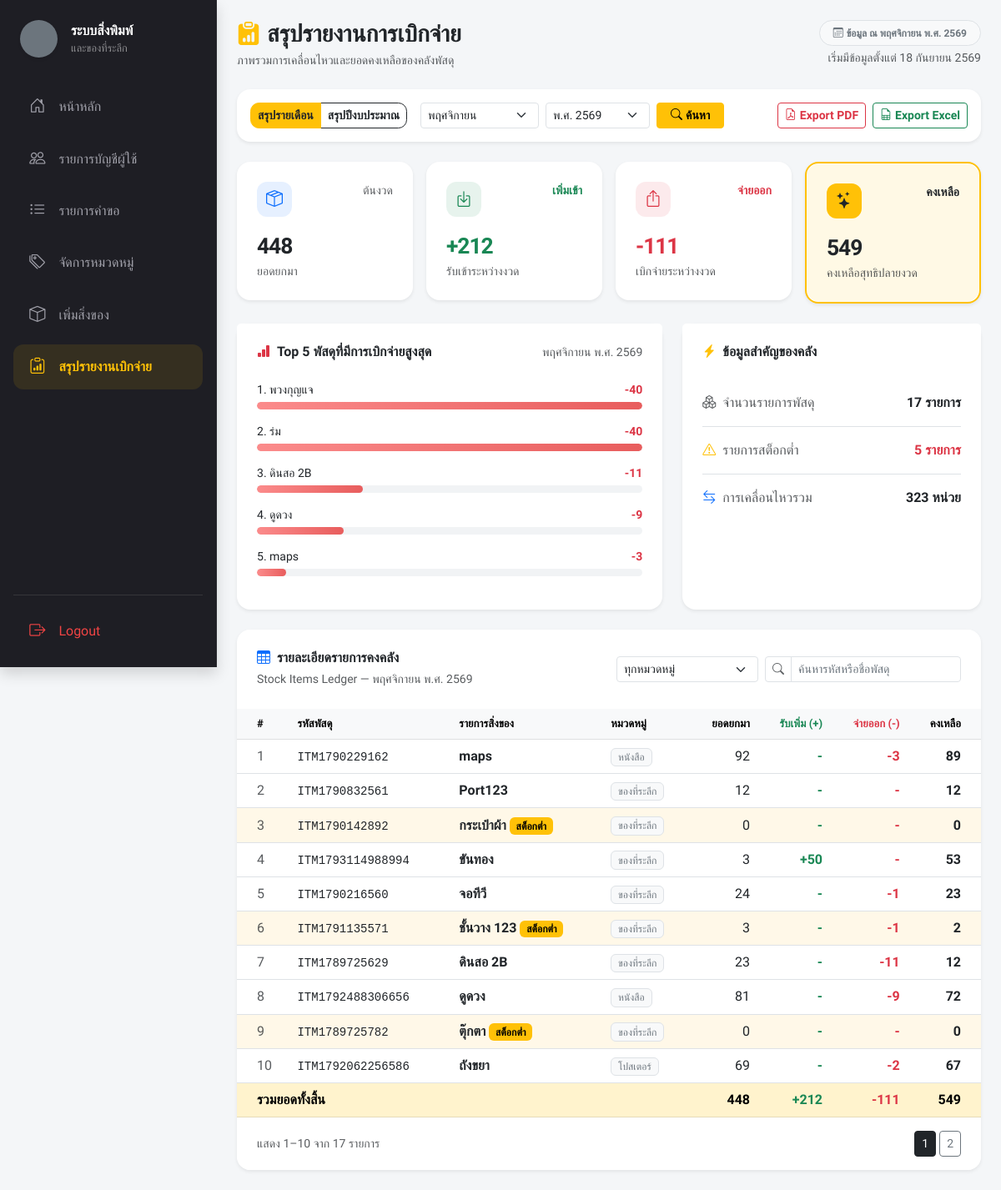
The page /index.php?page=inventory_report (signed in) on the database its author committed.
### tables this page shows
CREATE TABLE `items` (
  `id` int(11) NOT NULL,
  `item_code` varchar(20) NOT NULL,
  `category_id` int(11) NOT NULL,
  `name` varchar(200) NOT NULL,
  `description` text DEFAULT NULL,
  `current_stock` int(11) DEFAULT 0,
  `is_active` tinyint(1) NOT NULL DEFAULT 1,
  `low_stock_threshold` int(11) DEFAULT 10,
  `images` text DEFAULT NULL,
  `created_at` datetime DEFAULT current_timestamp()
);

### views/admin/inventory_report.php (the view, shortened to what this page needs)
<?php
$thaiMonths = [1 => 'มกราคม', 2 => 'กุมภาพันธ์', 3 => 'มีนาคม', 4 => 'เมษายน', 5 => 'พฤษภาคม', 6 => 'มิถุนายน', 7 => 'กรกฎาคม', 8 => 'สิงหาคม', 9 => 'กันยายน', 10 => 'ตุลาคม', 11 => 'พฤศจิกายน', 12 => 'ธันวาคม'];
$reportMode = ($_GET['report_mode'] ?? 'monthly') === 'fiscal' ? 'fiscal' : 'monthly';
$availability = $pdo->query("SELECT MIN(activity_at) AS first_at, MAX(activity_at) AS last_at FROM (
    SELECT created_at AS activity_at FROM items WHERE created_at IS NOT NULL
    UNION ALL
    SELECT created_at AS activity_at FROM inventory_transactions WHERE created_at IS NOT NULL
) AS inventory_dates")->fetch(PDO::FETCH_ASSOC);
$firstDataTimestamp = strtotime($availability['first_at'] ?? 'now');
$lastDataTimestamp = strtotime($availability['last_at'] ?? 'now');
$firstCalendarYear = (int)date('Y', $firstDataTimestamp) + 543;
$lastCalendarYear = (int)date('Y', $lastDataTimestamp) + 543;
$firstMonth = (int)date('n', $firstDataTimestamp);
$lastMonth = (int)date('n', $lastDataTimestamp);
$fiscalYearFor = static fn(int $timestamp): int => (int)date('Y', $timestamp) + 543 + ((int)date('n', $timestamp) >= 10 ? 1 : 0);
$firstFiscalYear = $fiscalYearFor($firstDataTimestamp);
$lastFiscalYear = $fiscalYearFor($lastDataTimestamp);
$minYear = $reportMode === 'fiscal' ? $firstFiscalYear : $firstCalendarYear;
$maxYear = $reportMode === 'fiscal' ? $lastFiscalYear : $lastCalendarYear;
$defaultYear = $maxYear;
$defaultMonth = $lastMonth;
$selectedYear = (int)($_GET['year'] ?? $defaultYear);
$selectedMonth = (int)($_GET['month'] ?? $defaultMonth);
$monthOptions = array_filter($thaiMonths, static function ($number) use ($selectedYear, $firstCalendarYear, $lastCalendarYear, $firstMonth, $lastMonth) {
    return !($selectedYear === $firstCalendarYear && $number < $firstMonth)
        && !($selectedYear === $lastCalendarYear && $number > $lastMonth);
}, ARRAY_FILTER_USE_KEY);
$yearOptions = range($maxYear, $minYear);
$gregorianYear = $selectedYear - 543;
if ($reportMode === 'fiscal') {
    $periodStart = sprintf('%04d-10-01 00:00:00', $gregorianYear - 1);
    $periodEnd = sprintf('%04d-10-01 00:00:00', $gregorianYear);
    $periodLabel = 'ปีงบประมาณ พ.ศ. ' . $selectedYear;
} else {
    $periodStart = sprintf('%04d-%02d-01 00:00:00', $gregorianYear, $selectedMonth);
    $periodEnd = date('Y-m-d H:i:s', strtotime($periodStart . ' +1 month'));
    $periodLabel = $thaiMonths[$selectedMonth] . ' พ.ศ. ' . $selectedYear;
}
$ledgerStmt = $pdo->prepare("SELECT i.id, i.item_code, i.name, i.current_stock, i.low_stock_threshold, i.is_active, COALESCE(c.name, 'ไม่ระบุหมวดหมู่') AS category_name,
    COALESCE((SELECT t.current_stock FROM inventory_transactions t WHERE t.item_id = i.id AND t.created_at < :start_before ORDER BY t.created_at DESC, t.transaction_id DESC LIMIT 1),
    (SELECT t.previous_stock FROM inventory_transactions t WHERE t.item_id = i.id AND t.created_at >= :start_first AND t.created_at < :end_first ORDER BY t.created_at ASC, t.transaction_id ASC LIMIT 1), i.current_stock) AS opening_stock,
    COALESCE(SUM(CASE WHEN tx.quantity > 0 THEN tx.quantity ELSE 0 END), 0) AS qty_in,
    COALESCE(SUM(CASE WHEN tx.quantity < 0 THEN ABS(tx.quantity) ELSE 0 END), 0) AS qty_out
    FROM items i LEFT JOIN categories c ON c.category_id = i.category_id
    LEFT JOIN inventory_transactions tx ON tx.item_id = i.id AND tx.created_at >= :start_tx AND tx.created_at < :end_tx
    GROUP BY i.id, i.item_code, i.name, i.current_stock, i.low_stock_threshold, i.is_active, c.name ORDER BY i.name ASC");
$ledgerStmt->execute([':start_before' => $periodStart, ':start_first' => $periodStart, ':end_first' => $periodEnd, ':start_tx' => $periodStart, ':end_tx' => $periodEnd]);
$ledger = $ledgerStmt->fetchAll(PDO::FETCH_ASSOC);
$totals = ['opening' => 0, 'in' => 0, 'out' => 0, 'closing' => 0];
foreach ($ledger as &$item) {
    foreach (['opening_stock', 'qty_in', 'qty_out'] as $key) $item[$key] = (int)$item[$key];
    $item['closing_stock'] = $item['opening_stock'] + $item['qty_in'] - $item['qty_out'];
    $totals['opening'] += $item['opening_stock']; $totals['in'] += $item['qty_in']; $totals['out'] += $item['qty_out']; $totals['closing'] += $item['closing_stock'];
}
$topItems = array_values(array_filter($ledger, static fn($item) => $item['qty_out'] > 0));
usort($topItems, static fn($a, $b) => $b['qty_out'] <=> $a['qty_out']);
$topItems = array_slice($topItems, 0, 5);
$topMax = max(array_column($topItems, 'qty_out') ?: [1]);
$lowStockCount = count(array_filter($ledger, static fn($item) => $item['closing_stock'] <= (int)$item['low_stock_threshold']));
?>
<div class="d-flex flex-wrap justify-content-between align-items-start gap-3 mb-4">
 <div><h3 class="fw-bolder mb-1 text-dark"><i class="bi bi-clipboard-data-fill text-warning me-2"></i>สรุปรายงานการเบิกจ่าย</h3><p class="mb-0 text-muted small">ภาพรวมการเคลื่อนไหวและยอดคงเหลือของคลังพัสดุ</p></div>
 <div class="d-flex flex-column align-items-md-end gap-1"><span class="badge text-bg-light border text-secondary rounded-pill px-3 py-2"><i class="bi bi-calendar3 me-1"></i>ข้อมูล ณ <?= htmlspecialchars($periodLabel) ?></span><small class="text-muted">เริ่มมีข้อมูลตั้งแต่ <?= date('d', $firstDataTimestamp) . ' ' . $thaiMonths[(int)date('n', $firstDataTimestamp)] . ' ' . ((int)date('Y', $firstDataTimestamp) + 543) ?></small></div>
</div>
<div class="card border-0 rounded-4 shadow-sm mb-4 report-toolbar"><div class="card-body p-3 d-flex flex-wrap align-items-center gap-2">
 <div class="btn-group report-tabs"><a href="index.php?page=inventory_report&report_mode=monthly&month=<?= $selectedMonth ?>&year=<?= $selectedYear ?>" class="btn btn-outline-dark btn-sm fw-semibold <?= $reportMode === 'monthly' ? 'active' : '' ?>">สรุปรายเดือน</a><a href="index.php?page=inventory_report&report_mode=fiscal&year=<?= $selectedYear ?>" class="btn btn-outline-dark btn-sm fw-semibold <?= $reportMode === 'fiscal' ? 'active' : '' ?>">สรุปปีงบประมาณ</a></div>
 <form method="get" class="d-flex flex-wrap align-items-center gap-2 ms-lg-2"><input type="hidden" name="page" value="inventory_report"><input type="hidden" name="report_mode" value="<?= $reportMode ?>"><?php if ($reportMode === 'monthly'): ?><select name="month" class="form-select form-select-sm" style="width:142px"><?php foreach ($monthOptions as $number => $name): ?><option value="<?= $number ?>" <?= $selectedMonth === $number ? 'selected' : '' ?>><?= $name ?></option><?php endforeach; ?></select><?php endif; ?><select name="year" class="form-select form-select-sm" style="width:125px"><?php foreach ($yearOptions as $year): ?><option value="<?= $year ?>" <?= $selectedYear === $year ? 'selected' : '' ?>>พ.ศ. <?= $year ?></option><?php endforeach; ?></select><button class="btn btn-warning btn-sm fw-bold px-3"><i class="bi bi-search me-1"></i>ค้นหา</button></form>
 <div class="ms-lg-auto d-flex gap-2 report-actions"><button type="button" class="btn btn-outline-danger btn-sm fw-semibold" onclick="window.print()"><i class="bi bi-file-earmark-pdf me-1"></i>Export PDF</button><button type="button" class="btn btn-outline-success btn-sm fw-semibold" id="exportExcel"><i class="bi bi-file-earmark-spreadsheet me-1"></i>Export Excel</button></div>
</div></div>
<div class="row g-3 mb-4">
 <div class="col-12 col-sm-6 col-xl-3"><div class="card report-stat-card shadow-sm"><div class="card-body p-4"><div class="d-flex justify-content-between"><span class="stat-icon bg-primary bg-opacity-10 text-primary"><i class="bi bi-box-seam"></i></span><span class="small text-muted">ต้นงวด</span></div><div class="stat-number fw-bold mt-3"><?= number_format($totals['opening']) ?></div><div class="small text-muted">ยอดยกมา</div></div></div></div>
 <div class="col-12 col-sm-6 col-xl-3"><div class="card report-stat-card shadow-sm"><div class="card-body p-4"><div class="d-flex justify-content-between"><span class="stat-icon bg-success bg-opacity-10 text-success"><i class="bi bi-box-arrow-in-down"></i></span><span class="small text-success fw-semibold">เพิ่มเข้า</span></div><div class="stat-number fw-bold text-success mt-3">+<?= number_format($totals['in']) ?></div><div class="small text-muted">รับเข้าระหว่างงวด</div></div></div></div>
 <div class="col-12 col-sm-6 col-xl-3"><div class="card report-stat-card shadow-sm"><div class="card-body p-4"><div class="d-flex justify-content-between"><span class="stat-icon bg-danger bg-opacity-10 text-danger"><i class="bi bi-box-arrow-up"></i></span><span class="small text-danger fw-semibold">จ่ายออก</span></div><div class="stat-number fw-bold text-danger mt-3">-<?= number_format($totals['out']) ?></div><div class="small text-muted">เบิกจ่ายระหว่างงวด</div></div></div></div>
 <div class="col-12 col-sm-6 col-xl-3"><div class="card report-stat-card shadow-sm border border-warning border-2"><div class="card-body p-4 bg-warning bg-opacity-10 rounded-4"><div class="d-flex justify-content-between"><span class="stat-icon bg-warning text-dark"><i class="bi bi-stars"></i></span><span class="small text-dark fw-semibold">คงเหลือ</span></div><div class="stat-number fw-bold mt-3"><?= number_format($totals['closing']) ?></div><div class="small text-muted">คงเหลือสุทธิปลายงวด</div></div></div></div>
</div>
<div class="row g-4 mb-4"><div class="col-lg-7"><div class="card report-chart-card shadow-sm h-100"><div class="card-header bg-white border-0 pt-4 px-4 d-flex justify-content-between"><h6 class="fw-bold mb-0"><i class="bi bi-bar-chart-fill text-danger me-2"></i>Top 5 พัสดุที่มีการเบิกจ่ายสูงสุด</h6><span class="small text-muted"><?= htmlspecialchars($periodLabel) ?></span></div><div class="card-body px-4 pb-4"><?php if ($topItems): ?><?php foreach ($topItems as $index => $item): ?><div class="mb-3"><div class="d-flex justify-content-between gap-3 small mb-1"><span class="top-item-label" title="<?= htmlspecialchars($item['name']) ?>"><?= $index + 1 ?>. <?= htmlspecialchars($item['name']) ?></span><strong class="text-danger">-<?= number_format($item['qty_out']) ?></strong></div><div class="top-item-bar"><span style="width:<?= number_format(($item['qty_out'] / $topMax) * 100, 2) ?>%"></span></div></div><?php endforeach; ?><?php else: ?><div class="py-5 text-center text-muted"><i class="bi bi-bar-chart fs-1 d-block opacity-25 mb-2"></i>ยังไม่มีการจ่ายออกในช่วงเวลานี้</div><?php endif; ?></div></div></div>
 <div class="col-lg-5"><div class="card report-chart-card shadow-sm h-100"><div class="card-header bg-white border-0 pt-4 px-4"><h6 class="fw-bold mb-0"><i class="bi bi-lightning-charge-fill text-warning me-2"></i>ข้อมูลสำคัญของคลัง</h6></div><div class="card-body px-4 pb-4"><div class="d-flex justify-content-between py-3 border-bottom"><span class="text-muted"><i class="bi bi-boxes me-2"></i>จำนวนรายการพัสดุ</span><strong><?= number_format(count($ledger)) ?> รายการ</strong></div><div class="d-flex justify-content-between py-3 border-bottom"><span class="text-muted"><i class="bi bi-exclamation-triangle me-2 text-warning"></i>รายการสต็อกต่ำ</span><strong class="<?= $lowStockCount ? 'text-danger' : 'text-success' ?>"><?= number_format($lowStockCount) ?> รายการ</strong></div><div class="d-flex justify-content-between py-3"><span class="text-muted"><i class="bi bi-arrow-left-right me-2 text-primary"></i>การเคลื่อนไหวรวม</span><strong><?= number_format($totals['in'] + $totals['out']) ?> หน่วย</strong></div></div></div></div></div>
<div class="card border-0 rounded-4 shadow-sm overflow-hidden"><div class="card-header bg-white border-0 p-4 d-flex flex-wrap justify-content-between align-items-center gap-2"><div><h6 class="fw-bold mb-1"><i class="bi bi-table text-primary me-2"></i>รายละเอียดรายการคงคลัง</h6><span class="small text-muted">Stock Items Ledger — <?= htmlspecialchars($periodLabel) ?></span></div><div class="d-flex flex-wrap gap-2"><select id="categoryReportFilter" class="form-select form-select-sm" style="width:170px"><option value="all">ทุกหมวดหมู่</option><?php foreach ($categories as $category): ?><option value="<?= htmlspecialchars($category['name']) ?>"><?= htmlspecialchars($category['name']) ?></option><?php endforeach; ?></select><div class="input-group input-group-sm" style="width:235px"><span class="input-group-text bg-white"><i class="bi bi-search text-muted"></i></span><input id="reportSearch" type="search" class="form-control" placeholder="ค้นหารหัสหรือชื่อพัสดุ"></div></div></div>
 <div class="table-responsive"><table class="table report-table table-hover align-middle mb-0" id="inventoryReportTable"><thead class="table-light"><tr><th class="ps-4">#</th><th>รหัสพัสดุ</th><th>รายการสิ่งของ</th><th>หมวดหมู่</th><th class="text-end">ยอดยกมา</th><th class="text-end text-success">รับเพิ่ม (+)</th><th class="text-end text-danger">จ่ายออก (-)</th><th class="text-end pe-4">คงเหลือ</th></tr></thead><tbody><?php foreach ($ledger as $index => $item): $isLow = $item['closing_stock'] <= (int)$item['low_stock_threshold']; ?><tr class="report-row <?= $isLow ? 'row-low-stock' : '' ?>" data-category="<?= htmlspecialchars($item['category_name']) ?>" data-search="<?= htmlspecialchars(mb_strtolower($item['item_code'] . ' ' . $item['name'], 'UTF-8')) ?>"><td class="ps-4 text-muted"><?= $index + 1 ?></td><td><span class="font-monospace small"><?= htmlspecialchars($item['item_code']) ?></span></td><td class="fw-semibold"><?= htmlspecialchars($item['name']) ?><?php if ($isLow): ?><span class="badge text-bg-warning ms-1">สต็อกต่ำ</span><?php endif; ?></td><td><span class="badge text-bg-light border text-secondary fw-normal"><?= htmlspecialchars($item['category_name']) ?></span></td><td class="text-end"><?= number_format($item['opening_stock']) ?></td><td class="text-end text-success fw-semibold"><?= $item['qty_in'] ? '+' . number_format($item['qty_in']) : '-' ?></td><td class="text-end text-danger fw-semibold"><?= $item['qty_out'] ? '-' . number_format($item['qty_out']) : '-' ?></td><td class="text-end pe-4 fw-bold"><?= number_format($item['closing_stock']) ?></td></tr><?php endforeach; ?><tr id="noReportResult" class="d-none"><td colspan="8" class="text-center text-muted py-4">ไม่พบรายการที่ค้นหา</td></tr></tbody><tfoot class="table-warning"><tr class="fw-bold"><td colspan="4" class="ps-4">รวมยอดทั้งสิ้น</td><td class="text-end"><?= number_format($totals['opening']) ?></td><td class="text-end text-success">+<?= number_format($totals['in']) ?></td><td class="text-end text-danger">-<?= number_format($totals['out']) ?></td><td class="text-end pe-4"><?= number_format($totals['closing']) ?></td></tr></tfoot></table></div>
 <div class="card-footer bg-white border-0 px-4 py-3 d-flex justify-content-between align-items-center"><span id="reportCount" class="small text-muted"></span><nav id="reportPagination"></nav></div></div>

### assets/css/style.css (style rules this page uses)
:root { --portal-ink: #1e1e24; --portal-yellow: #ffc107; --portal-surface: #f8f9fa; }
body { background: var(--portal-surface); }

### includes/header.php (style rules this page uses)
body, .container-fluid, .card, .btn, table, input, select { font-family: 'Prompt', sans-serif !important; }
::placeholder { color: #6c757d !important; opacity: 1 !important; }

### views/admin/inventory_report.php (style rules this page uses)
.report-tabs .btn { border-radius:.65rem }
.report-tabs .btn.active { background:#ffc107;border-color:#ffc107;color:#212529 }
.report-stat-card,.report-chart-card { border:0;border-radius:1rem }
.report-stat-card { min-height:142px }
.stat-icon { width:42px;height:42px;border-radius:.75rem;display:inline-flex;align-items:center;justify-content:center;font-size:1.25rem }
.stat-number { font-size:clamp(1.55rem,2.2vw,2.15rem);letter-spacing:-.04em }
.top-item-label { max-width:70%;overflow:hidden;white-space:nowrap;text-overflow:ellipsis }
.top-item-bar { height:9px;border-radius:999px;background:#f1f3f5;overflow:hidden }
.top-item-bar span { display:block;height:100%;border-radius:inherit;background:linear-gradient(90deg,#fb8b8b,#e85d5d) }
.report-table th { white-space:nowrap;font-size:.82rem }
.row-low-stock td { background-color:#fff8e8!important }

### rows shown on the page
items: name "พวงกุญแจ", qty_out "40"
items: name "ร่ม", qty_out "40"
items: name "ดินสอ 2B", qty_out "11", item_code "ITM1789725629", category_name "ของที่ระลึก", opening_stock "23", current_stock "12"
items: name "ดูดวง", qty_out "9", item_code "ITM1792488306656", category_name "หนังสือ", opening_stock "81", current_stock "72"
items: name "maps", qty_out "3", item_code "ITM1790229162", category_name "หนังสือ", opening_stock "92", current_stock "89"
items: item_code "ITM1790832561", name "Port123", category_name "ของที่ระลึก", opening_stock "12", current_stock "12"
items: item_code "ITM1790142892", name "กระเป๋าผ้า", low_stock_threshold "สต็อกต่ำ", category_name "ของที่ระลึก", opening_stock "0", current_stock "0"
items: item_code "ITM1793114988994", name "ขันทอง", category_name "ของที่ระลึก", opening_stock "3", qty_in "50", current_stock "53"
items: item_code "ITM1790216560", name "จอทีวี", category_name "ของที่ระลึก", opening_stock "24", qty_out "1", current_stock "23"
items: item_code "ITM1791135571", name "ชั้นวาง 123", low_stock_threshold "สต็อกต่ำ", category_name "ของที่ระลึก", opening_stock "3", qty_out "1", current_stock "2"
items: item_code "ITM1789725782", name "ตุ๊กตา", low_stock_threshold "สต็อกต่ำ", category_name "ของที่ระลึก", opening_stock "0", current_stock "0"
items: item_code "ITM1792062256586", name "ถังขยา", category_name "โปสเตอร์", opening_stock "69", qty_out "2", current_stock "67"

### other values the page prints
$periodLabel "พฤศจิกายน พ.ศ. 2569"
date('d', $firstDataTimestamp) "18"
$thaiMonths[(int)date('n', $firstDataTimestamp)] "กันยายน"
$totals['opening'] "448"
$totals['in'] "212"
$totals['out'] "111"
$totals['closing'] "549"
count($ledger) "17"
$lowStockCount "5"
$totals['in'] + $totals['out'] "323"
form field month "พฤศจิกายน"
